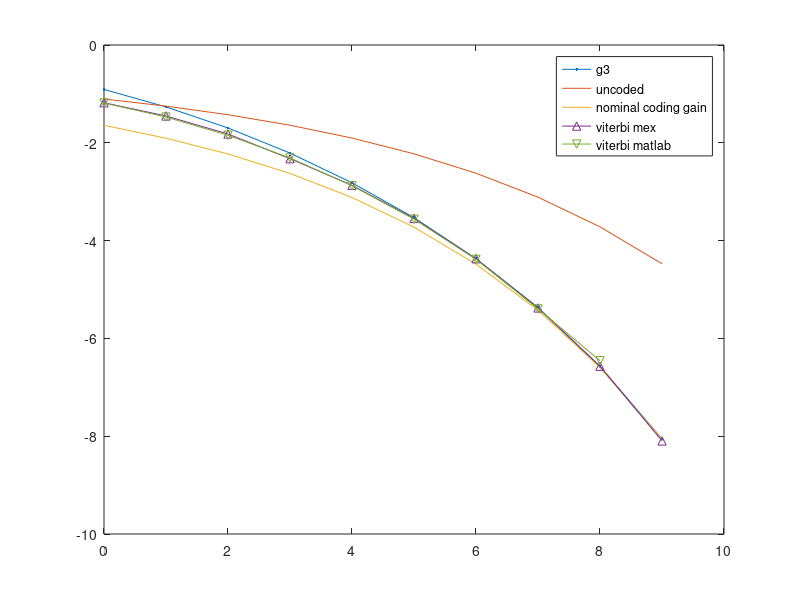

Write MATLAB code to recreate this figure.
%% a plot (use Matlab) of the expected performance (Pbit versus Eb/N0)
% together with the derivation of both the nominal and the effective coding gain

load('517_BER_mex.mat');
BER_mex = n_err./(pck_sent*pck_len);
prec = 1 - log10(pck_len*it_num);
disp(['Expected precision = 10^' num2str(prec)])

load('517_BER_matlab.mat');
BER_matlab = mean(BER_mat, 2);
prec = 1 - log10(pck_len*it_num);
disp(['Expected precision = 10^' num2str(prec)])

ebn0 = 10.^((0:9)./10);
R = 1/3;
Pbit_code = qfunc(sqrt(4*ebn0)) + 4*qfunc(sqrt(16/3*ebn0)) + 12*qfunc(sqrt(20/3*ebn0));
Pbit_uncoded = qfunc(sqrt(2*ebn0));

gamma_c = R*6;
Pbit_nom = qfunc(sqrt(2*ebn0*gamma_c));


figure, 
plot(10*log10(ebn0), log10(Pbit_code), '.-'), hold on
plot(10*log10(ebn0), log10(Pbit_uncoded)), hold on
plot(10*log10(ebn0), log10(Pbit_nom)), hold on
plot(ebn0_dB(1:end-1), log10(BER_mex(1:end-1)), '^-'), hold on
plot(ebn0_dB(1:end-2), log10(BER_matlab(1:end-2)), 'v-'), hold on

legend('g3', 'uncoded', 'nominal coding gain', 'viterbi mex', 'viterbi matlab')

